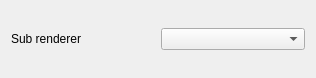
<?xml version="1.0" encoding="UTF-8"?>
<ui version="4.0">
 <class>QgsMergedFeatureRendererWidgetBase</class>
 <widget class="QWidget" name="QgsMergedFeatureRendererWidgetBase">
  <property name="geometry">
   <rect>
    <x>0</x>
    <y>0</y>
    <width>316</width>
    <height>78</height>
   </rect>
  </property>
  <property name="windowTitle">
   <string notr="true">Form</string>
  </property>
  <layout class="QVBoxLayout" name="mLayout">
   <item>
    <layout class="QHBoxLayout" name="horizontalLayout">
     <item>
      <widget class="QLabel" name="mRendererLabel">
       <property name="text">
        <string>Sub renderer</string>
       </property>
      </widget>
     </item>
     <item>
      <widget class="QComboBox" name="mRendererComboBox"/>
     </item>
    </layout>
   </item>
  </layout>
 </widget>
 <tabstops>
  <tabstop>mRendererComboBox</tabstop>
 </tabstops>
 <resources/>
 <connections/>
</ui>
